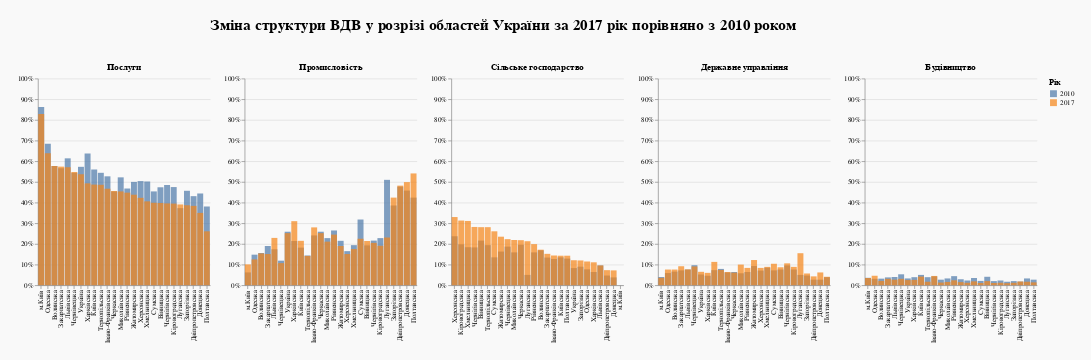

The code cell stored with this chart in its notebook:
### Code cell
three_concat=alt.hconcat(chart[3].properties(width = 250, height =300), 
            chart[1].properties(width = 250, height = 300),
            chart[0].properties(width = 250, height = 300)
           )

two_concat = alt.hconcat(chart[4].properties(width = 250, height = 300),
            chart[2].properties(width = 250, height = 300))

alt.hconcat(three_concat, two_concat, data=data_general).add_selection(select_region_dropdown, 
                                                                       select_legend).properties(
    background = '#F9F9F9', padding = 25, title = alt.TitleParams(
    text = 'Зміна структури ВДВ у розрізі областей України за 2017 рік порівняно з 2010 роком',
    fontSize=22, dx=280, dy=-40)
  ).configure_view(
    strokeWidth=0)

### Figure 1 — Vega-Lite specification as saved in the notebook (floating-point values rounded to 4 significant figures)
{"config": {"view": {"continuousWidth": 400, "continuousHeight": 300, "strokeWidth": 0}}, "hconcat": [{"hconcat": [{"layer": [{"mark": {"type": "bar", "color": "red"}, "encoding": {"color": {"type": "nominal", "field": "Year_x", "legend": {"title": "Рік"}}, "opacity": {"condition": {"value": 0.7, "selection": {"or": ["Select", "selector026"]}}, "value": 0.05}, "tooltip": [{"type": "nominal", "field": "Region", "title": "Регіон"}, {"type": "nominal", "field": "Послуги_x", "format": ".2%", "title": "Послуги в 2010"}, {"type": "nominal", "field": "Послуги_y", "format": ".2%", "title": "Послуги в 2017"}], "x": {"type": "nominal", "field": "Region", "sort": {"field": "Послуги_y", "op": "max", "order": "descending"}, "title": null}, "y": {"type": "quantitative", "axis": {"format": "%", "grid": true}, "field": "Послуги_x", "scale": {"domain": [0, 1], "nice": false}}}, "selection": {"Select": {"type": "single", "fields": ["Region"], "bind": {"input": "select", "options": ["Україна", "Вінницька", "Волинська", "Дніпропетровська", "Донецька", "Житомирська", "Закарпатська", "Запорізька", "Івано-Франківська", "Київська", "Кіровоградська", "Луганська", "Львівська", "Миколаївська", "Одеська", "Полтавська", "Рівненська", "Сумська", "Тернопільська", "Харківська", "Херсонська", "Хмельницька", "Черкаська", "Чернівецька", "Чернігівська", "м.Київ"]}, "empty": "all"}, "selector026": {"type": "single", "on": "click", "fields": ["Year_x", "Year_y"], "bind": "legend", "nearest": false, "empty": "all"}}}, {"mark": {"type": "bar", "color": "blue"}, "encoding": {"color": {"type": "nominal", "field": "Year_y", "legend": {"title": "Рік"}}, "opacity": {"condition": {"value": 0.7, "selection": {"or": ["Select", "selector026"]}}, "value": 0.05}, "tooltip": [{"type": "nominal", "field": "Region", "title": "Регіон"}, {"type": "nominal", "field": "Year_y", "title": "Рік"}, {"type": "nominal", "field": "Послуги_y", "format": ".2%", "title": "Послуги"}], "x": {"type": "nominal", "field": "Region", "sort": {"field": "Послуги_y", "op": "max", "order": "descending"}, "title": null}, "y": {"type": "quantitative", "axis": {"format": "%", "grid": true}, "field": "Послуги_y", "scale": {"domain": [0, 1], "nice": false}, "title": null}}}], "encoding": {"tooltip": [{"type": "nominal", "field": "Region", "title": "Регіон"}, {"type": "nominal", "field": "Year_y", "title": "Рік"}, {"type": "nominal", "field": "Послуги_y", "format": ".2%", "title": "Послуги"}]}, "height": 300, "title": "Послуги", "width": 250}, {"layer": [{"mark": {"type": "bar", "color": "red"}, "encoding": {"color": {"type": "nominal", "field": "Year_x", "legend": {"title": "Рік"}}, "opacity": {"condition": {"value": 0.7, "selection": {"or": ["Select", "selector026"]}}, "value": 0.05}, "tooltip": [{"type": "nominal", "field": "Region", "title": "Регіон"}, {"type": "nominal", "field": "Промисловість_x", "format": ".2%", "title": "Промисловість в 2010"}, {"type": "nominal", "field": "Промисловість_y", "format": ".2%", "title": "Промисловість в 2017"}], "x": {"type": "nominal", "field": "Region", "sort": {"field": "Промисловість_y", "op": "max", "order": "descending"}, "title": null}, "y": {"type": "quantitative", "axis": {"format": "%", "grid": true}, "field": "Промисловість_x", "scale": {"domain": [0, 1], "nice": false}}}, "selection": {"Select": {"type": "single", "fields": ["Region"], "bind": {"input": "select", "options": ["Україна", "Вінницька", "Волинська", "Дніпропетровська", "Донецька", "Житомирська", "Закарпатська", "Запорізька", "Івано-Франківська", "Київська", "Кіровоградська", "Луганська", "Львівська", "Миколаївська", "Одеська", "Полтавська", "Рівненська", "Сумська", "Тернопільська", "Харківська", "Херсонська", "Хмельницька", "Черкаська", "Чернівецька", "Чернігівська", "м.Київ"]}, "empty": "all"}, "selector026": {"type": "single", "on": "click", "fields": ["Year_x", "Year_y"], "bind": "legend", "nearest": false, "empty": "all"}}}, {"mark": {"type": "bar", "color": "blue"}, "encoding": {"color": {"type": "nominal", "field": "Year_y", "legend": {"title": "Рік"}}, "opacity": {"condition": {"value": 0.7, "selection": {"or": ["Select", "selector026"]}}, "value": 0.05}, "tooltip": [{"type": "nominal", "field": "Region", "title": "Регіон"}, {"type": "nominal", "field": "Year_y", "title": "Рік"}, {"type": "nominal", "field": "Промисловість_y", "format": ".2%", "title": "Промисловість"}], "x": {"type": "nominal", "field": "Region", "sort": {"field": "Промисловість_y", "op": "max", "order": "descending"}, "title": null}, "y": {"type": "quantitative", "axis": {"format": "%", "grid": true}, "field": "Промисловість_y", "scale": {"domain": [0, 1], "nice": false}, "title": null}}}], "encoding": {"tooltip": [{"type": "nominal", "field": "Region", "title": "Регіон"}, {"type": "nominal", "field": "Year_y", "title": "Рік"}, {"type": "nominal", "field": "Промисловість_y", "format": ".2%", "title": "Промисловість"}]}, "height": 300, "title": "Промисловість", "width": 250}, {"layer": [{"mark": {"type": "bar", "color": "red"}, "encoding": {"color": {"type": "nominal", "field": "Year_x", "legend": {"title": "Рік"}}, "opacity": {"condition": {"value": 0.7, "selection": {"or": ["Select", "selector026"]}}, "value": 0.05}, "tooltip": [{"type": "nominal", "field": "Region", "title": "Регіон"}, {"type": "nominal", "field": "Cільське господарство_x", "format": ".2%", "title": "Cільське господарство в 2010"}, {"type": "nominal", "field": "Cільське господарство_y", "format": ".2%", "title": "Cільське господарство в 2017"}], "x": {"type": "nominal", "field": "Region", "sort": {"field": "Cільське господарство_y", "op": "max", "order": "descending"}, "title": null}, "y": {"type": "quantitative", "axis": {"format": "%", "grid": true}, "field": "Cільське господарство_x", "scale": {"domain": [0, 1], "nice": false}}}, "selection": {"Select": {"type": "single", "fields": ["Region"], "bind": {"input": "select", "options": ["Україна", "Вінницька", "Волинська", "Дніпропетровська", "Донецька", "Житомирська", "Закарпатська", "Запорізька", "Івано-Франківська", "Київська", "Кіровоградська", "Луганська", "Львівська", "Миколаївська", "Одеська", "Полтавська", "Рівненська", "Сумська", "Тернопільська", "Харківська", "Херсонська", "Хмельницька", "Черкаська", "Чернівецька", "Чернігівська", "м.Київ"]}, "empty": "all"}, "selector026": {"type": "single", "on": "click", "fields": ["Year_x", "Year_y"], "bind": "legend", "nearest": false, "empty": "all"}}}, {"mark": {"type": "bar", "color": "blue"}, "encoding": {"color": {"type": "nominal", "field": "Year_y", "legend": {"title": "Рік"}}, "opacity": {"condition": {"value": 0.7, "selection": {"or": ["Select", "selector026"]}}, "value": 0.05}, "tooltip": [{"type": "nominal", "field": "Region", "title": "Регіон"}, {"type": "nominal", "field": "Year_y", "title": "Рік"}, {"type": "nominal", "field": "Cільське господарство_y", "format": ".2%", "title": "Cільське господарство"}], "x": {"type": "nominal", "field": "Region", "sort": {"field": "Cільське господарство_y", "op": "max", "order": "descending"}, "title": null}, "y": {"type": "quantitative", "axis": {"format": "%", "grid": true}, "field": "Cільське господарство_y", "scale": {"domain": [0, 1], "nice": false}, "title": null}}}], "encoding": {"tooltip": [{"type": "nominal", "field": "Region", "title": "Регіон"}, {"type": "nominal", "field": "Year_y", "title": "Рік"}, {"type": "nominal", "field": "Cільське господарство_y", "format": ".2%", "title": "Cільське господарство"}]}, "height": 300, "title": "Cільське господарство", "width": 250}]}, {"hconcat": [{"layer": [{"mark": {"type": "bar", "color": "red"}, "encoding": {"color": {"type": "nominal", "field": "Year_x", "legend": {"title": "Рік"}}, "opacity": {"condition": {"value": 0.7, "selection": {"or": ["Select", "selector026"]}}, "value": 0.05}, "tooltip": [{"type": "nominal", "field": "Region", "title": "Регіон"}, {"type": "nominal", "field": "Державне управління_x", "format": ".2%", "title": "Державне управління в 2010"}, {"type": "nominal", "field": "Державне управління_y", "format": ".2%", "title": "Державне управління в 2017"}], "x": {"type": "nominal", "field": "Region", "sort": {"field": "Державне управління_y", "op": "max", "order": "descending"}, "title": null}, "y": {"type": "quantitative", "axis": {"format": "%", "grid": true}, "field": "Державне управління_x", "scale": {"domain": [0, 1], "nice": false}}}, "selection": {"Select": {"type": "single", "fields": ["Region"], "bind": {"input": "select", "options": ["Україна", "Вінницька", "Волинська", "Дніпропетровська", "Донецька", "Житомирська", "Закарпатська", "Запорізька", "Івано-Франківська", "Київська", "Кіровоградська", "Луганська", "Львівська", "Миколаївська", "Одеська", "Полтавська", "Рівненська", "Сумська", "Тернопільська", "Харківська", "Херсонська", "Хмельницька", "Черкаська", "Чернівецька", "Чернігівська", "м.Київ"]}, "empty": "all"}, "selector026": {"type": "single", "on": "click", "fields": ["Year_x", "Year_y"], "bind": "legend", "nearest": false, "empty": "all"}}}, {"mark": {"type": "bar", "color": "blue"}, "encoding": {"color": {"type": "nominal", "field": "Year_y", "legend": {"title": "Рік"}}, "opacity": {"condition": {"value": 0.7, "selection": {"or": ["Select", "selector026"]}}, "value": 0.05}, "tooltip": [{"type": "nominal", "field": "Region", "title": "Регіон"}, {"type": "nominal", "field": "Year_y", "title": "Рік"}, {"type": "nominal", "field": "Державне управління_y", "format": ".2%", "title": "Державне управління"}], "x": {"type": "nominal", "field": "Region", "sort": {"field": "Державне управління_y", "op": "max", "order": "descending"}, "title": null}, "y": {"type": "quantitative", "axis": {"format": "%", "grid": true}, "field": "Державне управління_y", "scale": {"domain": [0, 1], "nice": false}, "title": null}}}], "encoding": {"tooltip": [{"type": "nominal", "field": "Region", "title": "Регіон"}, {"type": "nominal", "field": "Year_y", "title": "Рік"}, {"type": "nominal", "field": "Державне управління_y", "format": ".2%", "title": "Державне управління"}]}, "height": 300, "title": "Державне управління", "width": 250}, {"layer": [{"mark": {"type": "bar", "color": "red"}, "encoding": {"color": {"type": "nominal", "field": "Year_x", "legend": {"title": "Рік"}}, "opacity": {"condition": {"value": 0.7, "selection": {"or": ["Select", "selector026"]}}, "value": 0.05}, "tooltip": [{"type": "nominal", "field": "Region", "title": "Регіон"}, {"type": "nominal", "field": "Будівництво_x", "format": ".2%", "title": "Будівництво в 2010"}, {"type": "nominal", "field": "Будівництво_y", "format": ".2%", "title": "Будівництво в 2017"}], "x": {"type": "nominal", "field": "Region", "sort": {"field": "Будівництво_y", "op": "max", "order": "descending"}, "title": null}, "y": {"type": "quantitative", "axis": {"format": "%", "grid": true}, "field": "Будівництво_x", "scale": {"domain": [0, 1], "nice": false}}}, "selection": {"Select": {"type": "single", "fields": ["Region"], "bind": {"input": "select", "options": ["Україна", "Вінницька", "Волинська", "Дніпропетровська", "Донецька", "Житомирська", "Закарпатська", "Запорізька", "Івано-Франківська", "Київська", "Кіровоградська", "Луганська", "Львівська", "Миколаївська", "Одеська", "Полтавська", "Рівненська", "Сумська", "Тернопільська", "Харківська", "Херсонська", "Хмельницька", "Черкаська", "Чернівецька", "Чернігівська", "м.Київ"]}, "empty": "all"}, "selector026": {"type": "single", "on": "click", "fields": ["Year_x", "Year_y"], "bind": "legend", "nearest": false, "empty": "all"}}}, {"mark": {"type": "bar", "color": "blue"}, "encoding": {"color": {"type": "nominal", "field": "Year_y", "legend": {"title": "Рік"}}, "opacity": {"condition": {"value": 0.7, "selection": {"or": ["Select", "selector026"]}}, "value": 0.05}, "tooltip": [{"type": "nominal", "field": "Region", "title": "Регіон"}, {"type": "nominal", "field": "Year_y", "title": "Рік"}, {"type": "nominal", "field": "Будівництво_y", "format": ".2%", "title": "Будівництво"}], "x": {"type": "nominal", "field": "Region", "sort": {"field": "Будівництво_y", "op": "max", "order": "descending"}, "title": null}, "y": {"type": "quantitative", "axis": {"format": "%", "grid": true}, "field": "Будівництво_y", "scale": {"domain": [0, 1], "nice": false}, "title": null}}}], "encoding": {"tooltip": [{"type": "nominal", "field": "Region", "title": "Регіон"}, {"type": "nominal", "field": "Year_y", "title": "Рік"}, {"type": "nominal", "field": "Будівництво_y", "format": ".2%", "title": "Будівництво"}]}, "height": 300, "title": "Будівництво", "width": 250}]}], "background": "#F9F9F9", "data": {"name": "data-d4a884d4bebf56fce495405c711b0a90"}, "padding": 25, "title": {"text": "Зміна структури ВДВ у розрізі областей України за 2017 рік порівняно з 2010 роком", "dx": 280, "dy": -40, "fontSize": 22}, "$schema": "https://vega.github.io/schema/vega-lite/v4.8.1.json", "datasets": {"data-d4a884d4bebf56fce495405c711b0a90": [{"Region, year_x": "Україна, 2010", "Cільське господарство_x": 0.083, "Промисловість_x": 0.259, "Будівництво_x": 0.033, "Послуги_x": 0.573, "Державне управління_x": 0.052, "Region": "Україна", "Year_x": 2010, "color_x": "pink", "Region, year_y": "Україна, 2017", "Cільське господарство_y": 0.121, "Промисловість_y": 0.252, "Будівництво_y": 0.025, "Послуги_y": 0.537, "Державне управління_y": 0.065, "Year_y": 2017, "color_y": "purple"}, {"Region, year_x": "Вінницька, 2010", "Cільське господарство_x": 0.216, "Промисловість_x": 0.193, "Будівництво_x": 0.041, "Послуги_x": 0.474, "Державне управління_x": 0.076, "Region": "Вінницька", "Year_x": 2010, "color_x": "pink", "Region, year_y": "Вінницька, 2017", "Cільське господарство_y": 0.281, "Промисловість_y": 0.214, "Будівництво_y": 0.02, "Послуги_y": 0.398, "Державне управління_y": 0.087, "Year_y": 2017, "color_y": "purple"}, {"Region, year_x": "Волинська, 2010", "Cільське господарство_x": 0.169, "Промисловість_x": 0.156, "Будівництво_x": 0.032, "Послуги_x": 0.577, "Державне управління_x": 0.066, "Region": "Волинська", "Year_x": 2010, "color_x": "pink", "Region, year_y": "Волинська, 2017", "Cільське господарство_y": 0.172, "Промисловість_y": 0.154, "Будівництво_y": 0.021, "Послуги_y": 0.577, "Державне управління_y": 0.076, "Year_y": 2017, "color_y": "purple"}, {"Region, year_x": "Дніпропетровська, 2010", "Cільське господарство_x": 0.047, "Промисловість_x": 0.477, "Будівництво_x": 0.018, "Послуги_x": 0.431, "Державне управління_x": 0.027, "Region": "Дніпропетровська", "Year_x": 2010, "color_x": "pink", "Region, year_y": "Дніпропетровська, 2017", "Cільське господарство_y": 0.073, "Промисловість_y": 0.482, "Будівництво_y": 0.018, "Послуги_y": 0.384, "Державне управління_y": 0.043, "Year_y": 2017, "color_y": "purple"}, {"Region, year_x": "Донецька, 2010", "Cільське господарство_x": 0.038, "Промисловість_x": 0.458, "Будівництво_x": 0.033, "Послуги_x": 0.444, "Державне управління_x": 0.027, "Region": "Донецька", "Year_x": 2010, "color_x": "pink", "Region, year_y": "Донецька, 2017", "Cільське господарство_y": 0.072, "Промисловість_y": 0.499, "Будівництво_y": 0.017, "Послуги_y": 0.35, "Державне управління_y": 0.062, "Year_y": 2017, "color_y": "purple"}, {"Region, year_x": "Житомирська, 2010", "Cільське господарство_x": 0.163, "Промисловість_x": 0.215, "Будівництво_x": 0.029, "Послуги_x": 0.5, "Державне управління_x": 0.093, "Region": "Житомирська", "Year_x": 2010, "color_x": "pink", "Region, year_y": "Житомирська, 2017", "Cільське господарство_y": 0.235, "Промисловість_y": 0.19, "Будівництво_y": 0.015, "Послуги_y": 0.438, "Державне управління_y": 0.122, "Year_y": 2017, "color_y": "purple"}, {"Region, year_x": "Закарпатська, 2010", "Cільське господарство_x": 0.134, "Промисловість_x": 0.19, "Будівництво_x": 0.038, "Послуги_x": 0.566, "Державне управління_x": 0.072, "Region": "Закарпатська", "Year_x": 2010, "color_x": "pink", "Region, year_y": "Закарпатська, 2017", "Cільське господарство_y": 0.152, "Промисловість_y": 0.151, "Будівництво_y": 0.031, "Послуги_y": 0.574, "Державне управління_y": 0.092, "Year_y": 2017, "color_y": "purple"}, {"Region, year_x": "Запорізька,2010", "Cільське господарство_x": 0.09, "Промисловість_x": 0.386, "Будівництво_x": 0.02, "Послуги_x": 0.457, "Державне управління_x": 0.047, "Region": "Запорізька", "Year_x": 2010, "color_x": "pink", "Region, year_y": "Запорізька,2017", "Cільське господарство_y": 0.12, "Промисловість_y": 0.424, "Будівництво_y": 0.012, "Послуги_y": 0.387, "Державне управління_y": 0.057, "Year_y": 2017, "color_y": "purple"}, {"Region, year_x": "Івано-Франківська, 2010", "Cільське господарство_x": 0.127, "Промисловість_x": 0.241, "Будівництво_x": 0.043, "Послуги_x": 0.527, "Державне управління_x": 0.062, "Region": "Івано-Франківська", "Year_x": 2010, "color_x": "pink", "Region, year_y": "Івано-Франківська, 2017", "Cільське господарство_y": 0.144, "Промисловість_y": 0.28, "Будівництво_y": 0.045, "Послуги_y": 0.467, "Державне управління_y": 0.064, "Year_y": 2017, "color_y": "purple"}, {"Region, year_x": "Київська, 2010", "Cільське господарство_x": 0.135, "Промисловість_x": 0.182, "Будівництво_x": 0.05, "Послуги_x": 0.56, "Державне управління_x": 0.073, "Region": "Київська", "Year_x": 2010, "color_x": "pink", "Region, year_y": "Київська, 2017", "Cільське господарство_y": 0.143, "Промисловість_y": 0.215, "Будівництво_y": 0.042, "Послуги_y": 0.487, "Державне управління_y": 0.113, "Year_y": 2017, "color_y": "purple"}, {"Region, year_x": "Кіровоградська, 2010", "Cільське господарство_x": 0.198, "Промисловість_x": 0.228, "Будівництво_x": 0.023, "Послуги_x": 0.475, "Державне управління_x": 0.076, "Region": "Кіровоградська", "Year_x": 2010, "color_x": "pink", "Region, year_y": "Кіровоградська, 2017", "Cільське господарство_y": 0.313, "Промисловість_y": 0.191, "Будівництво_y": 0.012, "Послуги_y": 0.395, "Державне управління_y": 0.089, "Year_y": 2017, "color_y": "purple"}, {"Region, year_x": "Луганська, 2010", "Cільське господарство_x": 0.05, "Промисловість_x": 0.51, "Будівництво_x": 0.017, "Послуги_x": 0.373, "Державне управління_x": 0.05, "Region": "Луганська", "Year_x": 2010, "color_x": "pink", "Region, year_y": "Луганська, 2017", "Cільське господарство_y": 0.213, "Промисловість_y": 0.231, "Будівництво_y": 0.01, "Послуги_y": 0.391, "Державне управління_y": 0.155, "Year_y": 2017, "color_y": "purple"}, {"Region, year_x": "Львівська, 2010", "Cільське господарство_x": 0.096, "Промисловість_x": 0.174, "Будівництво_x": 0.04, "Послуги_x": 0.614, "Державне управління_x": 0.076, "Region": "Львівська", "Year_x": 2010, "color_x": "pink", "Region, year_y": "Львівська, 2017", "Cільське господарство_y": 0.096, "Промисловість_y": 0.229, "Будівництво_y": 0.027, "Послуги_y": 0.571, "Державне управління_y": 0.077, "Year_y": 2017, "color_y": "purple"}, {"Region, year_x": "Миколаївська, 2010", "Cільське господарство_x": 0.159, "Промисловість_x": 0.228, "Будівництво_x": 0.033, "Послуги_x": 0.522, "Державне управління_x": 0.058, "Region": "Миколаївська", "Year_x": 2010, "color_x": "pink", "Region, year_y": "Миколаївська, 2017", "Cільське господарство_y": 0.219, "Промисловість_y": 0.211, "Будівництво_y": 0.016, "Послуги_y": 0.454, "Державне управління_y": 0.1, "Year_y": 2017, "color_y": "purple"}, {"Region, year_x": "Одеська, 2010", "Cільське господарство_x": 0.077, "Промисловість_x": 0.148, "Будівництво_x": 0.031, "Послуги_x": 0.685, "Державне управління_x": 0.059, "Region": "Одеська", "Year_x": 2010, "color_x": "pink", "Region, year_y": "Одеська, 2017", "Cільське господарство_y": 0.115, "Промисловість_y": 0.125, "Будівництво_y": 0.046, "Послуги_y": 0.638, "Державне управління_y": 0.076, "Year_y": 2017, "color_y": "purple"}, {"Region, year_x": "Полтавська, 2010", "Cільське господарство_x": 0.129, "Промисловість_x": 0.424, "Будівництво_x": 0.027, "Послуги_x": 0.381, "Державне управління_x": 0.039, "Region": "Полтавська", "Year_x": 2010, "color_x": "pink", "Region, year_y": "Полтавська, 2017", "Cільське господарство_y": 0.143, "Промисловість_y": 0.541, "Будівництво_y": 0.014, "Послуги_y": 0.261, "Державне управління_y": 0.041, "Year_y": 2017, "color_y": "purple"}, {"Region, year_x": "Рівненська, 2010", "Cільське господарство_x": 0.159, "Промисловість_x": 0.265, "Будівництво_x": 0.044, "Послуги_x": 0.468, "Державне управління_x": 0.064, "Region": "Рівненська", "Year_x": 2010, "color_x": "pink", "Region, year_y": "Рівненська, 2017", "Cільське господарство_y": 0.199, "Промисловість_y": 0.245, "Будівництво_y": 0.024, "Послуги_y": 0.448, "Державне управління_y": 0.084, "Year_y": 2017, "color_y": "purple"}, {"Region, year_x": "Сумська, 2010", "Cільське господарство_x": 0.135, "Промисловість_x": 0.318, "Будівництво_x": 0.021, "Послуги_x": 0.454, "Державне управління_x": 0.072, "Region": "Сумська", "Year_x": 2010, "color_x": "pink", "Region, year_y": "Сумська, 2017", "Cільське господарство_y": 0.261, "Промисловість_y": 0.225, "Будівництво_y": 0.011, "Послуги_y": 0.399, "Державне управління_y": 0.104, "Year_y": 2017, "color_y": "purple"}, {"Region, year_x": "Тернопільська, 2010", "Cільське господарство_x": 0.194, "Промисловість_x": 0.144, "Будівництво_x": 0.039, "Послуги_x": 0.544, "Державне управління_x": 0.079, "Region": "Тернопільська", "Year_x": 2010, "color_x": "pink", "Region, year_y": "Тернопільська, 2017", "Cільське господарство_y": 0.281, "Промисловість_y": 0.142, "Будівництво_y": 0.017, "Послуги_y": 0.486, "Державне управління_y": 0.074, "Year_y": 2017, "color_y": "purple"}, {"Region, year_x": "Харківська, 2010", "Cільське господарство_x": 0.064, "Промисловість_x": 0.214, "Будівництво_x": 0.039, "Послуги_x": 0.637, "Державне управління_x": 0.046, "Region": "Харківська", "Year_x": 2010, "color_x": "pink", "Region, year_y": "Харківська, 2017", "Cільське господарство_y": 0.111, "Промисловість_y": 0.31, "Будівництво_y": 0.026, "Послуги_y": 0.493, "Державне управління_y": 0.06, "Year_y": 2017, "color_y": "purple"}, {"Region, year_x": "Херсонська, 2010", "Cільське господарство_x": 0.237, "Промисловість_x": 0.165, "Будівництво_x": 0.023, "Послуги_x": 0.504, "Державне управління_x": 0.071, "Region": "Херсонська", "Year_x": 2010, "color_x": "pink", "Region, year_y": "Херсонська, 2017", "Cільське господарство_y": 0.33, "Промисловість_y": 0.151, "Будівництво_y": 0.012, "Послуги_y": 0.423, "Державне управління_y": 0.084, "Year_y": 2017, "color_y": "purple"}, {"Region, year_x": "Хмельницька, 2010", "Cільське господарство_x": 0.184, "Промисловість_x": 0.194, "Будівництво_x": 0.035, "Послуги_x": 0.502, "Державне управління_x": 0.085, "Region": "Хмельницька", "Year_x": 2010, "color_x": "pink", "Region, year_y": "Хмельницька, 2017", "Cільське господарство_y": 0.311, "Промисловість_y": 0.175, "Будівництво_y": 0.019, "Послуги_y": 0.406, "Державне управління_y": 0.089, "Year_y": 2017, "color_y": "purple"}, {"Region, year_x": "Черкаська, 2010", "Cільське господарство_x": 0.196, "Промисловість_x": 0.259, "Будівництво_x": 0.027, "Послуги_x": 0.454, "Державне управління_x": 0.064, "Region": "Черкаська", "Year_x": 2010, "color_x": "pink", "Region, year_y": "Черкаська, 2017", "Cільське господарство_y": 0.218, "Промисловість_y": 0.252, "Будівництво_y": 0.013, "Послуги_y": 0.456, "Державне управління_y": 0.061, "Year_y": 2017, "color_y": "purple"}, {"Region, year_x": "Чернівецька, 2010", "Cільське господарство_x": 0.187, "Промисловість_x": 0.119, "Будівництво_x": 0.053, "Послуги_x": 0.544, "Державне управління_x": 0.097, "Region": "Чернівецька", "Year_x": 2010, "color_x": "pink", "Region, year_y": "Чернівецька, 2017", "Cільське господарство_y": 0.223, "Промисловість_y": 0.107, "Будівництво_y": 0.031, "Послуги_y": 0.548, "Державне управління_y": 0.091, "Year_y": 2017, "color_y": "purple"}, {"Region, year_x": "Чернігівська, 2010", "Cільське господарство_x": 0.183, "Промисловість_x": 0.216, "Будівництво_x": 0.02, "Послуги_x": 0.485, "Державне управління_x": 0.096, "Region": "Чернігівська", "Year_x": 2010, "color_x": "pink", "Region, year_y": "Чернігівська, 2017", "Cільське господарство_y": 0.282, "Промисловість_y": 0.205, "Будівництво_y": 0.011, "Послуги_y": 0.396, "Державне управління_y": 0.106, "Year_y": 2017, "color_y": "purple"}, {"Region, year_x": "м.Київ, 2010", "Cільське господарство_x": 0.0, "Промисловість_x": 0.062, "Будівництво_x": 0.036, "Послуги_x": 0.862, "Державне управління_x": 0.04, "Region": "м.Київ", "Year_x": 2010, "color_x": "pink", "Region, year_y": "м.Київ, 2017", "Cільське господарство_y": 0.0, "Промисловість_y": 0.101, "Будівництво_y": 0.035, "Послуги_y": 0.828, "Державне управління_y": 0.036, "Year_y": 2017, "color_y": "purple"}]}}
